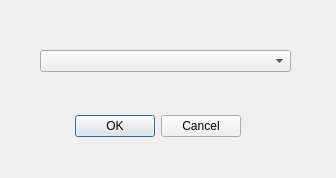
<?xml version="1.0" encoding="UTF-8"?>
<ui version="4.0">
 <class>IndSelectDialog</class>
 <widget class="QDialog" name="IndSelectDialog">
  <property name="geometry">
   <rect>
    <x>0</x>
    <y>0</y>
    <width>336</width>
    <height>178</height>
   </rect>
  </property>
  <property name="windowTitle">
   <string>Dialog</string>
  </property>
  <widget class="QDialogButtonBox" name="buttonBox">
   <property name="geometry">
    <rect>
     <x>70</x>
     <y>110</y>
     <width>171</width>
     <height>32</height>
    </rect>
   </property>
   <property name="toolTipDuration">
    <number>-1</number>
   </property>
   <property name="layoutDirection">
    <enum>Qt::LeftToRight</enum>
   </property>
   <property name="orientation">
    <enum>Qt::Horizontal</enum>
   </property>
   <property name="standardButtons">
    <set>QDialogButtonBox::Cancel|QDialogButtonBox::Ok</set>
   </property>
   <property name="centerButtons">
    <bool>false</bool>
   </property>
  </widget>
  <widget class="QComboBox" name="comboBox">
   <property name="geometry">
    <rect>
     <x>40</x>
     <y>50</y>
     <width>251</width>
     <height>22</height>
    </rect>
   </property>
  </widget>
 </widget>
 <resources/>
 <connections>
  <connection>
   <sender>buttonBox</sender>
   <signal>accepted()</signal>
   <receiver>IndSelectDialog</receiver>
   <slot>accept()</slot>
   <hints>
    <hint type="sourcelabel">
     <x>248</x>
     <y>254</y>
    </hint>
    <hint type="destinationlabel">
     <x>157</x>
     <y>274</y>
    </hint>
   </hints>
  </connection>
  <connection>
   <sender>buttonBox</sender>
   <signal>rejected()</signal>
   <receiver>IndSelectDialog</receiver>
   <slot>reject()</slot>
   <hints>
    <hint type="sourcelabel">
     <x>316</x>
     <y>260</y>
    </hint>
    <hint type="destinationlabel">
     <x>286</x>
     <y>274</y>
    </hint>
   </hints>
  </connection>
 </connections>
</ui>
